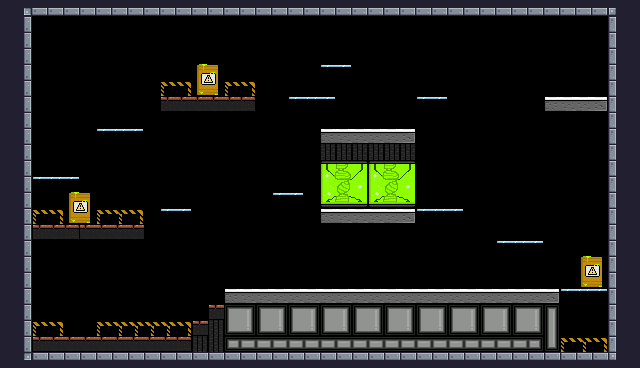

Rendered tile map (Tiled .tmx) drawn with the repository's tilesets; below, a short description and the full map source, tile grids included:
An orthogonal 40x23 tile map with 16x16 px tiles, 1 tile layer (Background), 3 tilesets and 44 objects (10x Platform, 9x Fruit, 6x Laser, 2x GasBomb, Player, ...).

<map version="1.10" tiledversion="1.12.2" orientation="orthogonal" renderorder="right-down" width="40" height="23" tilewidth="16" tileheight="16" infinite="0" nextlayerid="5" nextobjectid="75">
 <tileset firstgid="1" source="TinkerGame.tsx" />
 <tileset firstgid="243" source="LabTileSet.tsx" />
 <tileset firstgid="307" source="TileSetTinker.tsx" />
 <layer id="1" name="Background" width="40" height="23">
  <properties>
   <property name="BackgroundColor" value="LaboratorioBackground" />
  </properties>
  <data encoding="csv">
24,3221225499,46,46,46,46,46,46,46,46,46,46,46,46,46,46,46,46,46,46,46,46,46,46,46,46,46,46,46,46,46,46,46,46,46,46,46,46,1610612763,24,
24,25,0,0,0,0,0,0,0,0,0,0,0,0,0,0,0,0,0,0,0,0,0,0,0,0,0,0,0,0,0,0,0,0,0,0,0,0,23,24,
24,25,0,0,0,0,0,0,0,0,0,0,0,0,0,0,0,0,0,0,0,0,0,0,0,0,0,0,0,0,0,0,0,0,0,0,0,0,23,24,
24,25,0,0,0,0,0,0,0,0,0,0,0,0,0,0,0,0,0,0,0,0,0,0,0,0,0,0,0,0,0,0,0,0,0,0,0,0,23,24,
24,25,0,0,0,0,0,0,0,0,0,0,259,260,0,0,0,0,0,0,262,264,0,0,0,0,0,0,0,0,0,0,0,0,0,0,0,0,23,24,
24,25,0,0,0,0,0,0,0,0,247,249,267,268,247,249,0,0,0,0,0,0,0,0,0,0,0,0,0,0,0,0,0,0,0,0,0,0,23,24,
24,25,0,0,0,0,0,0,0,0,243,244,244,244,244,245,0,0,262,263,264,0,0,0,0,0,262,264,266,266,0,0,0,0,270,271,271,272,23,24,
24,25,0,0,0,0,0,0,0,0,0,0,0,0,0,0,0,0,0,0,0,0,0,0,0,0,0,0,0,0,0,0,0,0,0,0,0,0,23,24,
24,25,0,0,0,0,262,263,264,0,0,0,0,0,0,0,0,0,0,0,270,271,271,271,271,272,0,0,0,0,0,0,0,0,0,0,0,0,23,24,
24,25,0,0,0,0,0,0,0,0,0,0,0,0,0,0,0,0,0,0,302,302,302,302,302,302,0,0,0,0,0,0,0,0,0,0,0,0,23,24,
24,25,0,0,0,0,0,0,0,0,0,0,0,0,0,0,0,0,0,0,288,289,290,288,289,290,0,0,0,0,0,0,0,0,0,0,0,0,23,24,
24,25,262,263,264,0,0,0,0,0,0,0,0,0,0,0,0,0,0,0,296,297,298,296,297,298,0,0,0,0,0,0,0,0,0,0,0,0,23,24,
24,25,0,0,259,260,0,0,0,0,0,0,0,0,0,0,0,262,264,0,304,305,306,304,305,306,0,0,0,0,0,0,0,0,0,0,0,0,23,24,
24,25,247,249,267,268,247,248,249,0,262,264,0,0,0,0,0,0,0,0,270,271,271,271,271,272,262,263,264,0,0,0,0,0,0,0,0,0,23,24,
24,25,243,244,245,244,244,244,244,0,0,0,0,0,0,0,0,0,0,0,0,0,0,0,0,0,0,0,0,0,0,0,0,0,0,0,0,0,23,24,
24,25,0,0,0,0,0,0,0,0,0,0,0,0,0,0,0,0,0,0,0,0,0,0,0,0,0,0,0,0,0,262,263,264,0,0,0,0,23,24,
24,25,0,0,0,0,0,0,0,0,0,0,0,0,0,0,0,0,0,0,0,0,0,0,0,0,0,0,0,0,0,0,0,0,0,0,259,260,23,24,
24,25,0,0,0,0,0,0,0,0,0,0,0,0,0,0,0,0,0,0,0,0,0,0,0,0,0,0,0,0,0,0,0,0,0,0,267,268,23,24,
24,25,0,0,0,0,0,0,0,0,0,0,0,0,270,271,271,271,271,271,271,271,271,271,271,271,271,271,271,271,271,271,271,271,272,262,263,264,23,24,
24,25,0,0,0,0,0,0,0,0,0,0,0,243,336,337,336,337,336,337,336,337,336,337,336,337,336,337,336,337,336,337,336,337,330,0,0,0,23,24,
24,25,247,249,0,0,247,248,248,248,248,249,243,294,344,345,344,345,344,345,344,345,344,345,344,345,344,345,344,345,344,345,344,345,338,0,0,0,23,24,
24,25,243,244,244,244,244,244,244,244,244,245,301,294,327,328,328,328,328,328,328,328,328,328,328,328,328,328,328,328,328,328,328,329,346,247,248,249,23,24,
24,2684354587,2,2,2,2,2,2,2,2,2,2,2,2,2,2,2,2,2,2,2,2,2,2,2,2,2,2,2,2,2,2,2,2,2,2,2,2,27,24
</data>
 </layer>
 <objectgroup id="2" name="Spawnpoints">
  <object id="1" name="Player" type="Player" x="64" y="304" width="31.3333" height="32">
   <properties>
    <property name="BackgroundColor" value="laboratorio" />
   </properties>
  </object>
  <object id="2" name="Kiwi" type="Fruit" x="160" y="176" width="32" height="32" />
  <object id="3" name="Bananas" type="Fruit" x="272" y="160" width="32" height="32" />
  <object id="4" name="Bananas" type="Fruit" x="416" y="64" width="32" height="32" />
  <object id="5" name="Cherries" type="Fruit" x="256" y="256" width="32" height="32" />
  <object id="6" name="Strawberry" type="Fruit" x="96" y="96" width="32" height="32" />
  <object id="10" name="Cherries" type="Fruit" x="480" y="256" width="32" height="32" />
  <object id="11" name="Orange" type="Fruit" x="320" y="32" width="32" height="32" />
  <object id="12" type="Checkpoint" x="544" y="32" width="64" height="64" />
  <object id="13" type="GasBomb" x="208" y="176" width="48" height="48" />
  <object id="14" type="GasBomb" x="368" y="80" width="48" height="48" />
  <object id="16" type="Laser" x="320" y="229" width="16" height="64">
   <properties>
    <property name="isOn" type="bool" value="false" />
   </properties>
  </object>
  <object id="22" type="Laser" x="352" y="229" width="16" height="64">
   <properties>
    <property name="isOn" type="bool" value="false" />
   </properties>
  </object>
  <object id="23" type="Laser" x="336" y="229" width="16" height="64">
   <properties>
    <property name="isOn" type="bool" value="false" />
   </properties>
  </object>
  <object id="24" type="Laser" x="384" y="229" width="16" height="64">
   <properties>
    <property name="isOn" type="bool" value="false" />
   </properties>
  </object>
  <object id="25" type="Laser" x="368" y="229" width="16" height="64">
   <properties>
    <property name="isOn" type="bool" value="false" />
   </properties>
  </object>
  <object id="26" type="Laser" x="400" y="229" width="16" height="64">
   <properties>
    <property name="isOn" type="bool" value="false" />
   </properties>
  </object>
  <object id="27" name="Kiwi" type="Fruit" x="416" y="176" width="32" height="32" />
  <object id="28" type="Lever" x="32" y="240" width="32" height="32">
   <properties>
    <property name="isOn" type="bool" value="true" />
   </properties>
  </object>
  <object id="30" name="Bananas" type="Fruit" x="32" y="144" width="32" height="32" />
 </objectgroup>
 <objectgroup id="3" name="Collisions">
  <object id="44" x="16" y="16" width="16" height="336" />
  <object id="45" x="608" y="16" width="16" height="336" />
  <object id="46" x="16" y="352" width="608" height="16" />
  <object id="47" x="16" y="0" width="608" height="16" />
  <object id="48" x="32" y="336" width="192" height="16" />
  <object id="49" x="224" y="288" width="336" height="64" />
  <object id="50" x="320" y="208" width="96" height="16" />
  <object id="51" x="320" y="128" width="96" height="16" />
  <object id="52" x="544" y="96" width="64" height="16" />
  <object id="53" x="32" y="224" width="112" height="16" />
  <object id="54" x="160" y="96" width="96" height="16" />
  <object id="55" x="208" y="320" width="16" height="16" />
  <object id="63" type="Platform" x="96" y="128" width="48" height="16" />
  <object id="64" type="Platform" x="32" y="176" width="48" height="16" />
  <object id="65" type="Platform" x="160" y="208" width="32" height="16" />
  <object id="66" type="Platform" x="272" y="192" width="32" height="16" />
  <object id="67" type="Platform" x="288" y="96" width="48" height="16" />
  <object id="68" type="Platform" x="416" y="96" width="32" height="16" />
  <object id="69" type="Platform" x="416" y="208" width="48" height="16" />
  <object id="70" type="Platform" x="496" y="240" width="48" height="16" />
  <object id="71" type="Platform" x="560" y="288" width="48" height="16" />
  <object id="72" type="Platform" x="320" y="64" width="32" height="16" />
  <object id="73" x="208" y="304" width="16" height="16" />
  <object id="74" x="192" y="320" width="16" height="16" />
 </objectgroup>
</map>
